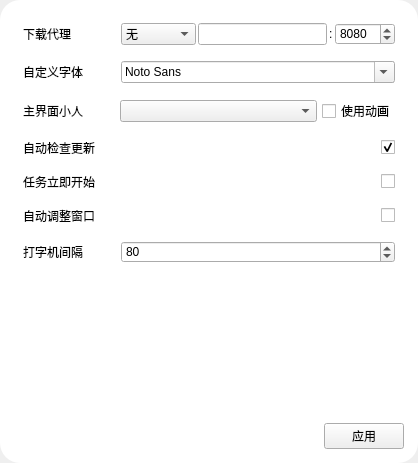
<?xml version="1.0" encoding="UTF-8"?>
<ui version="4.0">
 <class>Form</class>
 <widget class="QWidget" name="Form">
  <property name="geometry">
   <rect>
    <x>0</x>
    <y>0</y>
    <width>418</width>
    <height>463</height>
   </rect>
  </property>
  <property name="windowTitle">
   <string>Form</string>
  </property>
  <property name="styleSheet">
   <string notr="true">QFrame#MainFrame{background-color: rgb(255, 255, 255);border-radius:20px;}
                QScrollArea{background-color: transparent;}
                QWidget#scrollAreaWidgetContents{background-color: transparent;}
                QLabel{ font: 10pt &quot;Microsoft YaHei UI&quot;;}
            </string>
  </property>
  <layout class="QGridLayout" name="gridLayout">
   <property name="leftMargin">
    <number>0</number>
   </property>
   <property name="topMargin">
    <number>0</number>
   </property>
   <property name="rightMargin">
    <number>0</number>
   </property>
   <property name="bottomMargin">
    <number>0</number>
   </property>
   <item row="0" column="0">
    <widget class="QFrame" name="MainFrame">
     <property name="styleSheet">
      <string notr="true"/>
     </property>
     <property name="frameShape">
      <enum>QFrame::StyledPanel</enum>
     </property>
     <property name="frameShadow">
      <enum>QFrame::Raised</enum>
     </property>
     <layout class="QVBoxLayout" name="verticalLayout">
      <property name="spacing">
       <number>15</number>
      </property>
      <item>
       <widget class="QScrollArea" name="scrollArea">
        <property name="minimumSize">
         <size>
          <width>400</width>
          <height>0</height>
         </size>
        </property>
        <property name="frameShape">
         <enum>QFrame::NoFrame</enum>
        </property>
        <property name="frameShadow">
         <enum>QFrame::Plain</enum>
        </property>
        <property name="horizontalScrollBarPolicy">
         <enum>Qt::ScrollBarAlwaysOff</enum>
        </property>
        <property name="widgetResizable">
         <bool>true</bool>
        </property>
        <property name="alignment">
         <set>Qt::AlignLeading|Qt::AlignLeft|Qt::AlignTop</set>
        </property>
        <widget class="QWidget" name="scrollAreaWidgetContents">
         <property name="geometry">
          <rect>
           <x>0</x>
           <y>0</y>
           <width>400</width>
           <height>396</height>
          </rect>
         </property>
         <layout class="QVBoxLayout" name="verticalLayout_3">
          <item>
           <layout class="QHBoxLayout" name="horizontalLayout_2" stretch="1,3">
            <property name="leftMargin">
             <number>5</number>
            </property>
            <property name="topMargin">
             <number>5</number>
            </property>
            <property name="rightMargin">
             <number>5</number>
            </property>
            <property name="bottomMargin">
             <number>5</number>
            </property>
            <item>
             <widget class="QLabel" name="label_2">
              <property name="text">
               <string>下载代理</string>
              </property>
             </widget>
            </item>
            <item>
             <layout class="QHBoxLayout" name="horizontalLayout_8">
              <property name="spacing">
               <number>2</number>
              </property>
              <item>
               <widget class="QComboBox" name="SettingProxyTypeCombo">
                <property name="sizePolicy">
                 <sizepolicy hsizetype="Maximum" vsizetype="Fixed">
                  <horstretch>0</horstretch>
                  <verstretch>0</verstretch>
                 </sizepolicy>
                </property>
                <property name="minimumSize">
                 <size>
                  <width>75</width>
                  <height>0</height>
                 </size>
                </property>
                <property name="maximumSize">
                 <size>
                  <width>75</width>
                  <height>16777215</height>
                 </size>
                </property>
                <item>
                 <property name="text">
                  <string>无</string>
                 </property>
                </item>
                <item>
                 <property name="text">
                  <string>http://</string>
                 </property>
                </item>
                <item>
                 <property name="text">
                  <string>socks5://</string>
                 </property>
                </item>
               </widget>
              </item>
              <item>
               <widget class="QLineEdit" name="SettingProxyEdit"/>
              </item>
              <item>
               <widget class="QLabel" name="label_6">
                <property name="text">
                 <string>:</string>
                </property>
               </widget>
              </item>
              <item>
               <widget class="QSpinBox" name="SettingProxyHostSpin">
                <property name="minimumSize">
                 <size>
                  <width>60</width>
                  <height>0</height>
                 </size>
                </property>
                <property name="maximumSize">
                 <size>
                  <width>60</width>
                  <height>16777215</height>
                 </size>
                </property>
                <property name="minimum">
                 <number>1</number>
                </property>
                <property name="maximum">
                 <number>65535</number>
                </property>
                <property name="value">
                 <number>8080</number>
                </property>
               </widget>
              </item>
             </layout>
            </item>
           </layout>
          </item>
          <item>
           <layout class="QHBoxLayout" name="horizontalLayout" stretch="1,3">
            <property name="leftMargin">
             <number>5</number>
            </property>
            <property name="topMargin">
             <number>5</number>
            </property>
            <property name="rightMargin">
             <number>5</number>
            </property>
            <property name="bottomMargin">
             <number>5</number>
            </property>
            <item>
             <widget class="QLabel" name="label">
              <property name="text">
               <string>自定义字体</string>
              </property>
             </widget>
            </item>
            <item>
             <widget class="QFontComboBox" name="SettingFontComboBox">
              <property name="currentFont">
               <font>
                <family>思源黑体 CN Bold</family>
                <pointsize>83</pointsize>
                <bold>true</bold>
               </font>
              </property>
             </widget>
            </item>
           </layout>
          </item>
          <item>
           <layout class="QHBoxLayout" name="horizontalLayout_5" stretch="1,3">
            <property name="spacing">
             <number>5</number>
            </property>
            <property name="leftMargin">
             <number>5</number>
            </property>
            <property name="topMargin">
             <number>5</number>
            </property>
            <property name="rightMargin">
             <number>5</number>
            </property>
            <property name="bottomMargin">
             <number>5</number>
            </property>
            <item>
             <widget class="QLabel" name="label_4">
              <property name="text">
               <string>主界面小人</string>
              </property>
             </widget>
            </item>
            <item>
             <layout class="QHBoxLayout" name="horizontalLayout_6">
              <item>
               <widget class="QComboBox" name="SettingChibiSelect"/>
              </item>
              <item>
               <widget class="QCheckBox" name="SettingAnimatedCheck">
                <property name="sizePolicy">
                 <sizepolicy hsizetype="Maximum" vsizetype="Fixed">
                  <horstretch>0</horstretch>
                  <verstretch>0</verstretch>
                 </sizepolicy>
                </property>
                <property name="text">
                 <string>使用动画</string>
                </property>
               </widget>
              </item>
             </layout>
            </item>
           </layout>
          </item>
          <item>
           <layout class="QHBoxLayout" name="horizontalLayout_7">
            <property name="leftMargin">
             <number>5</number>
            </property>
            <property name="topMargin">
             <number>5</number>
            </property>
            <property name="rightMargin">
             <number>5</number>
            </property>
            <property name="bottomMargin">
             <number>5</number>
            </property>
            <item>
             <widget class="QLabel" name="label_5">
              <property name="text">
               <string>自动检查更新</string>
              </property>
             </widget>
            </item>
            <item>
             <widget class="QCheckBox" name="SettingStartupUpdateCheck">
              <property name="sizePolicy">
               <sizepolicy hsizetype="Maximum" vsizetype="Fixed">
                <horstretch>0</horstretch>
                <verstretch>0</verstretch>
               </sizepolicy>
              </property>
              <property name="text">
               <string/>
              </property>
              <property name="checked">
               <bool>true</bool>
              </property>
              <property name="autoRepeat">
               <bool>false</bool>
              </property>
             </widget>
            </item>
           </layout>
          </item>
          <item>
           <layout class="QHBoxLayout" name="horizontalLayout_4">
            <property name="leftMargin">
             <number>5</number>
            </property>
            <property name="topMargin">
             <number>5</number>
            </property>
            <property name="rightMargin">
             <number>5</number>
            </property>
            <property name="bottomMargin">
             <number>5</number>
            </property>
            <item>
             <widget class="QLabel" name="label_3">
              <property name="text">
               <string>任务立即开始</string>
              </property>
             </widget>
            </item>
            <item>
             <widget class="QCheckBox" name="SettingStartImmediateCheck">
              <property name="sizePolicy">
               <sizepolicy hsizetype="Maximum" vsizetype="Fixed">
                <horstretch>0</horstretch>
                <verstretch>0</verstretch>
               </sizepolicy>
              </property>
              <property name="text">
               <string/>
              </property>
              <property name="autoRepeat">
               <bool>false</bool>
              </property>
             </widget>
            </item>
           </layout>
          </item>
          <item>
           <layout class="QHBoxLayout" name="horizontalLayout_11">
            <property name="leftMargin">
             <number>5</number>
            </property>
            <property name="topMargin">
             <number>5</number>
            </property>
            <property name="rightMargin">
             <number>5</number>
            </property>
            <property name="bottomMargin">
             <number>5</number>
            </property>
            <item>
             <widget class="QLabel" name="label_8">
              <property name="text">
               <string>自动调整窗口</string>
              </property>
             </widget>
            </item>
            <item>
             <widget class="QCheckBox" name="SettingStartAdjustWindowCheck">
              <property name="sizePolicy">
               <sizepolicy hsizetype="Maximum" vsizetype="Fixed">
                <horstretch>0</horstretch>
                <verstretch>0</verstretch>
               </sizepolicy>
              </property>
              <property name="text">
               <string/>
              </property>
              <property name="autoRepeat">
               <bool>false</bool>
              </property>
             </widget>
            </item>
           </layout>
          </item>
          <item>
           <layout class="QHBoxLayout" name="horizontalLayout_9" stretch="1,3">
            <property name="leftMargin">
             <number>5</number>
            </property>
            <property name="topMargin">
             <number>5</number>
            </property>
            <property name="rightMargin">
             <number>5</number>
            </property>
            <property name="bottomMargin">
             <number>5</number>
            </property>
            <item>
             <widget class="QLabel" name="label_7">
              <property name="text">
               <string>打字机间隔</string>
              </property>
             </widget>
            </item>
            <item>
             <widget class="QSpinBox" name="SettingTyperSpin">
              <property name="maximum">
               <number>1000</number>
              </property>
              <property name="singleStep">
               <number>10</number>
              </property>
              <property name="value">
               <number>80</number>
              </property>
             </widget>
            </item>
           </layout>
          </item>
          <item>
           <spacer name="verticalSpacer">
            <property name="orientation">
             <enum>Qt::Vertical</enum>
            </property>
            <property name="sizeHint" stdset="0">
             <size>
              <width>20</width>
              <height>40</height>
             </size>
            </property>
           </spacer>
          </item>
         </layout>
        </widget>
       </widget>
      </item>
      <item>
       <layout class="QHBoxLayout" name="horizontalLayout_3">
        <property name="leftMargin">
         <number>5</number>
        </property>
        <property name="topMargin">
         <number>5</number>
        </property>
        <property name="rightMargin">
         <number>5</number>
        </property>
        <property name="bottomMargin">
         <number>5</number>
        </property>
        <item>
         <spacer name="horizontalSpacer">
          <property name="orientation">
           <enum>Qt::Horizontal</enum>
          </property>
          <property name="sizeHint" stdset="0">
           <size>
            <width>40</width>
            <height>20</height>
           </size>
          </property>
         </spacer>
        </item>
        <item>
         <widget class="QPushButton" name="pushButton">
          <property name="text">
           <string>应用</string>
          </property>
         </widget>
        </item>
       </layout>
      </item>
     </layout>
    </widget>
   </item>
  </layout>
 </widget>
 <resources/>
 <connections/>
</ui>
